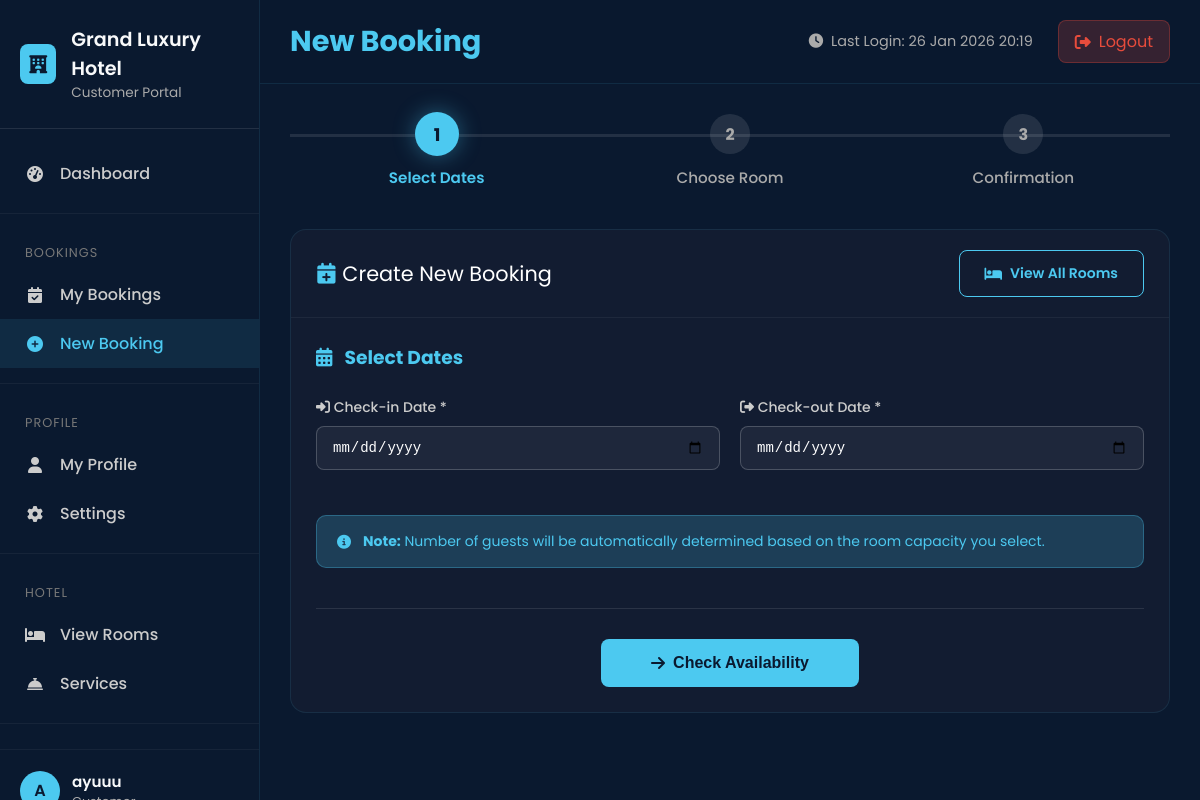
Screenshot of /customer/new-booking.php (signed in) with the database file from the repository.
### tables this page shows
CREATE TABLE `settings` (
  `id` int(11) NOT NULL,
  `setting_key` varchar(100) NOT NULL,
  `setting_value` text DEFAULT NULL,
  `setting_group` varchar(50) DEFAULT 'general',
  `description` text DEFAULT NULL,
  `created_at` timestamp NOT NULL DEFAULT current_timestamp(),
  `updated_at` timestamp NOT NULL DEFAULT current_timestamp() ON UPDATE current_timestamp()
);

CREATE TABLE `users` (
  `id` int(11) NOT NULL,
  `username` varchar(50) NOT NULL,
  `password` varchar(255) NOT NULL,
  `email` varchar(100) NOT NULL,
  `full_name` varchar(100) DEFAULT NULL,
  `phone` varchar(20) DEFAULT NULL,
  `profile_picture` varchar(255) DEFAULT NULL,
  `role` enum('admin','receptionist','customer') DEFAULT 'customer',
  `status` enum('active','inactive','suspended') DEFAULT 'active',
  `created_at` timestamp NOT NULL DEFAULT current_timestamp(),
  `last_login` timestamp NULL DEFAULT NULL
);

### includes/config.php (called while the page is built, shortened)
<?php
try {
    $conn = new mysqli(DB_HOST, DB_USER, DB_PASS);
    $create_db = "CREATE DATABASE IF NOT EXISTS " . DB_NAME . " DEFAULT CHARACTER SET utf8mb4 COLLATE utf8mb4_general_ci";
    if ($conn->query($create_db) === TRUE) {
        $conn->select_db(DB_NAME);
    } else {
        die("Error creating database: " . $conn->error);
    }
    $conn->set_charset("utf8mb4");
} catch (Exception $e) {
    die("Database connection failed: " . $e->getMessage());
}
function getSetting($conn, $key) {
    $stmt = $conn->prepare("SELECT setting_value FROM settings WHERE setting_key = ?");
    if ($stmt) {
        $stmt->bind_param("s", $key);
        $stmt->execute();
        $result = $stmt->get_result();
        if ($row = $result->fetch_assoc()) {
            return $row['setting_value'];
        }
    }
    return '';
}
$hotel_name = getSetting($conn, 'hotel_name') ?: 'Grand Luxury Hotel';
?>

### customer/new-booking.php (the view, shortened to what this page needs)
<?php
require_once '../includes/config.php';
$user_id = $_SESSION['user_id'];
$page_title = 'New Booking';
$customer_sql = "SELECT * FROM users WHERE id = ?";
$customer_stmt = $conn->prepare($customer_sql);
$customer_stmt->bind_param("i", $user_id);
$customer_stmt->execute();
$customer_result = $customer_stmt->get_result();
$customer = $customer_result->fetch_assoc();
$check_in = $_GET['check_in'] ?? '';
$check_out = $_GET['check_out'] ?? '';
?>
<!DOCTYPE html>
<html lang="id">
<head>
    <link rel="stylesheet" href="https://cdnjs.cloudflare.com/ajax/libs/font-awesome/6.4.0/css/all.min.css">
</head>
<body>
    <div class="customer-wrapper">
        <aside class="sidebar">
            <div class="sidebar-header">
                <div class="sidebar-logo">
                    <i class="fas fa-hotel"></i>
                </div>
                <div class="sidebar-title">
                    <h3><?= htmlspecialchars($hotel_name) ?></h3>
                    <p>Customer Portal</p>
                </div>
            </div>
            <nav class="sidebar-nav">
                <a href="dashboard.php" class="nav-item">
                    <i class="fas fa-tachometer-alt"></i>
                    <span>Dashboard</span>
                </a>
                <div class="nav-divider"></div>
                <div class="nav-group">
                    <p class="nav-label">BOOKINGS</p>
                    <a href="bookings.php" class="nav-item">
                        <i class="fas fa-calendar-check"></i>
                        <span>My Bookings</span>
                    </a>
                    <a href="new-booking.php" class="nav-item active">
                        <i class="fas fa-plus-circle"></i>
                        <span>New Booking</span>
                    </a>
                </div>
                <div class="nav-divider"></div>
                <div class="nav-group">
                    <p class="nav-label">PROFILE</p>
                    <a href="profile.php" class="nav-item">
                        <i class="fas fa-user"></i>
                        <span>My Profile</span>
                    </a>
                    <a href="settings.php" class="nav-item">
                        <i class="fas fa-cog"></i>
                        <span>Settings</span>
                    </a>
                </div>
                <div class="nav-divider"></div>
                <div class="nav-group">
                    <p class="nav-label">HOTEL</p>
                    <a href="rooms.php" class="nav-item">
                        <i class="fas fa-bed"></i>
                        <span>View Rooms</span>
                    </a>
                    <a href="services.php" class="nav-item">
                        <i class="fas fa-concierge-bell"></i>
                        <span>Services</span>
                    </a>
                </div>
                <div class="nav-divider"></div>
<div class="nav-group">
    <p class="nav-label">INVOICES</p>
</div>
            </nav>
            <div class="sidebar-footer">
                <div class="user-menu">
                    <div class="user-avatar">
                        <?= strtoupper(substr($customer['full_name'], 0, 1)) ?>
                    </div>
                    <div class="user-info">
                        <div class="user-name"><?= htmlspecialchars($customer['full_name']) ?></div>
                        <div class="user-role"><?= ucfirst($customer['role']) ?></div>
                    </div>
                </div>
            </div>
        </aside>
        <main class="main-content">
            <header class="top-header">
                <div class="header-left">
                    <h1 style="color: var(--blue); font-size: 1.8rem;"><?= htmlspecialchars($page_title) ?></h1>
                </div>
                <div class="header-right">
                    <div class="last-login">
                        <i class="fas fa-clock"></i>
                        Last Login: <?= $customer['last_login'] ? date('d M Y H:i', strtotime($customer['last_login'])) : 'First login' ?>
                    </div>
                    <a href="../logout.php" class="logout-btn">
                        <i class="fas fa-sign-out-alt"></i> Logout
                    </a>
                </div>
            </header>
            <div class="content-area">
                <div class="step-indicator">
                    <div class="step active" id="step1">
                        <div class="step-circle">1</div>
                        <div class="step-label">Select Dates</div>
                    </div>
                    <div class="step" id="step2">
                        <div class="step-circle">2</div>
                        <div class="step-label">Choose Room</div>
                    </div>
                    <div class="step" id="step3">
                        <div class="step-circle">3</div>
                        <div class="step-label">Confirmation</div>
                    </div>
                </div>
                <div class="card">
                    <div class="card-header">
                        <div class="card-title">
                            <i class="fas fa-calendar-plus" style="color: var(--blue);"></i>
                            Create New Booking
                        </div>
                        <div class="card-actions">
                            <a href="rooms.php" class="btn btn-secondary">
                                <i class="fas fa-bed"></i> View All Rooms
                            </a>
                        </div>
                    </div>
                    <div class="card-body">
                        <form method="POST" id="bookingForm">
                            <div id="step1Content">
                                <h3 style="color: var(--blue); margin-bottom: 25px; display: flex; align-items: center; gap: 12px;">
                                    <i class="fas fa-calendar-alt"></i> Select Dates
                                </h3>
                                <div class="form-row">
                                    <div class="form-group">
                                        <label class="form-label">
                                            <i class="fas fa-sign-in-alt"></i> Check-in Date *
                                        </label>
                                        <input type="date" name="check_in" id="check_in" class="form-control" required
                                               min="<?= date('Y-m-d') ?>" value="<?= htmlspecialchars($check_in) ?>">
                                    </div>
                                    <div class="form-group">
                                        <label class="form-label">
                                            <i class="fas fa-sign-out-alt"></i> Check-out Date *
                                        </label>
                                        <input type="date" name="check_out" id="check_out" class="form-control" required
                                               value="<?= htmlspecialchars($check_out) ?>">
                                    </div>
                                </div>
                                <div class="alert alert-info">
                                    <i class="fas fa-info-circle"></i>
                                    <div>
                                        <strong>Note:</strong> Number of guests will be automatically determined based on the room capacity you select.
                                    </div>
                                </div>
                                <div style="text-align: center; margin-top: 40px; padding-top: 30px; border-top: 1px solid rgba(255,255,255,0.1);">
                                    <button type="button" class="btn btn-primary" onclick="goToStep2()" style="padding: 15px 50px; font-size: 16px;">
                                        <i class="fas fa-arrow-right"></i> Check Availability
                                    </button>
                                </div>
                            </div>
                        </form>
                    </div>
                </div>
            </div>
        </main>
    </div>
</body>
</html>

### rows the page displays
settings: setting_value "Grand Luxury Hotel"
users: full_name "A", full_name "ayuuu", last_login "26 Jan 2026 20:19"

### other values shown
$page_title "New Booking"
